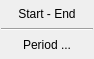
<?xml version="1.0" encoding="UTF-8"?>
<ui version="4.0">
 <class>Frame</class>
 <widget class="QFrame" name="Frame">
  <property name="geometry">
   <rect>
    <x>0</x>
    <y>0</y>
    <width>94</width>
    <height>59</height>
   </rect>
  </property>
  <property name="maximumSize">
   <size>
    <width>94</width>
    <height>59</height>
   </size>
  </property>
  <property name="windowTitle">
   <string>Frame</string>
  </property>
  <layout class="QVBoxLayout" name="verticalLayout">
   <property name="spacing">
    <number>1</number>
   </property>
   <property name="leftMargin">
    <number>1</number>
   </property>
   <property name="topMargin">
    <number>1</number>
   </property>
   <property name="rightMargin">
    <number>1</number>
   </property>
   <property name="bottomMargin">
    <number>1</number>
   </property>
   <item>
    <widget class="QLabel" name="label">
     <property name="text">
      <string>Start - End</string>
     </property>
     <property name="alignment">
      <set>Qt::AlignCenter</set>
     </property>
    </widget>
   </item>
   <item>
    <widget class="Line" name="line">
     <property name="orientation">
      <enum>Qt::Horizontal</enum>
     </property>
    </widget>
   </item>
   <item>
    <widget class="QLabel" name="label_2">
     <property name="text">
      <string>Period ...</string>
     </property>
     <property name="alignment">
      <set>Qt::AlignCenter</set>
     </property>
    </widget>
   </item>
  </layout>
 </widget>
 <resources/>
 <connections/>
</ui>
